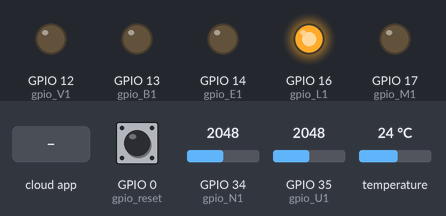
The sketch below on a simulated ESP32. Parts: output pins drawn as LEDs (lit = HIGH). The inputs (shaded band) are chosen by the test bench; at power-on: GPIO 0 (gpio_reset) HIGH, GPIO 34 (gpio_N1) = 2048, GPIO 35 (gpio_U1) = 2048, temperature 24 °C. WiFi joins after 1.5 s; servers stay silent unless stated.

Above: at 1.2 s.
1.3 s: the phone or cloud app sets Bomba to 1
At 1.46 s:
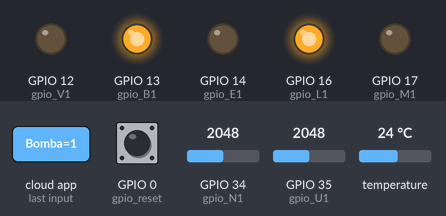
3.1 s: the phone or cloud app sets Lampada to 0
At 4.3 s:
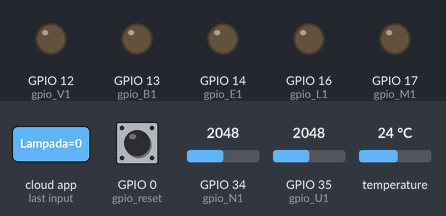
4.6 s: the phone or cloud app sets Ventilador to 1
At 5.3 s:
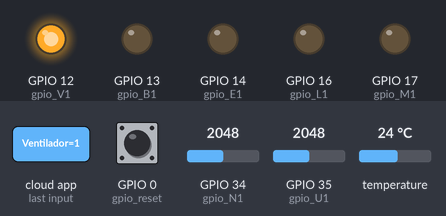
6.1 s: the phone or cloud app sets Exaustor to 1
At 6.6 s:
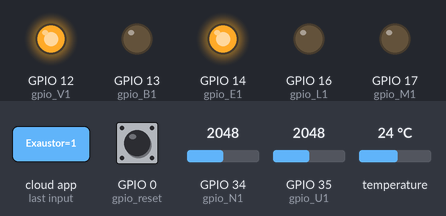
7.6 s: the phone or cloud app sets Manual to 1
At 8.3 s:
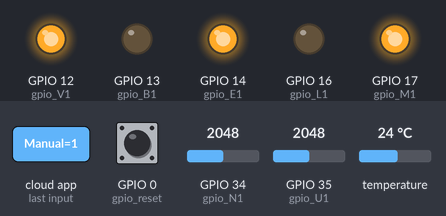
9.1 s: the phone or cloud app sets Lampada to 1
At 9.9 s:
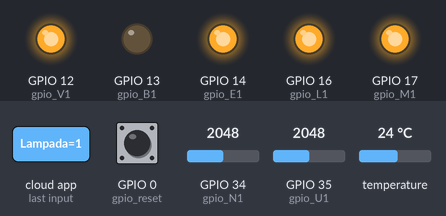
Timing chart, 0 to 11.6 s (numbered marks = the images above; inputs shaded):
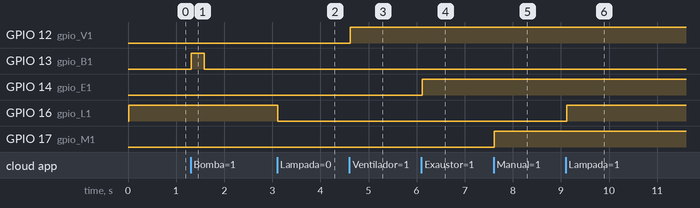

The sketch:

RainSoloFinalV2.ino
```cpp
//bibliotecas usadas
#include <OneWire.h>
#include <DallasTemperature.h>
#include "RMaker.h"
#include "WiFi.h"
#include "WiFiProv.h"
#include <esp_task_wdt.h>
#include <SimpleTimer.h>

//Define valores minimo
#define DEFAULT_TERMO 30
#define DEFAULT_ET1 5
#define DEFAULT_ET2 2


//Define Task
TaskHandle_t Task1;

//Nome e senha do bluetooth
const char *service_name = "Estufa";
const char *pop = "Tomatinho";

// Define pinos de cargas
uint8_t gpio_B1 = 13;
uint8_t gpio_V1 = 12;
uint8_t gpio_E1 = 14;
uint8_t gpio_L1 = 16;
uint8_t gpio_M1 = 17;

// Define pinos de Sensores
uint8_t gpio_U1 = 35;
uint8_t gpio_N1 = 34;
uint8_t gpio_T1 = 27;

uint8_t gpio_reset = 0;

//Estado das cargas
bool B_State = LOW;
bool V_State = LOW;
bool E_State = LOW;
bool M_State = LOW;
bool L_State = LOW;

//Flags de estados e variaveis
bool B_State2 = LOW;
bool V_State2 = LOW;
bool E_State2 = LOW;
bool M_State2 = LOW;
bool L_State2 = LOW;
bool Flag = LOW;
bool OffSet = LOW;

//Variaveis para valores de sensores
float TemperaturaV = 0.0;
float UmidadeV = 0.0;
float NivelV = 0.0;
float TemperaturaV2 = 0.0;
float UmidadeV2 = 0.0;
float NivelV2 = 0.0;

//Valores minimos e padrão de sensores
uint8_t NivMin = 90;
uint8_t UmiMin = 15;
uint8_t UmiMax = 70;
uint8_t TempMin = DEFAULT_TERMO;
uint8_t TempMax = DEFAULT_TERMO;

//Variaveis de tempo
uint16_t VT1 = 0;
uint16_t ET1 = 0;
uint16_t VTempo1 = DEFAULT_ET1;
uint16_t ET2 = 0;
uint16_t VTempo2 = DEFAULT_ET2;

//Inicia sensor de temperatura
OneWire oneWire(gpio_T1);
DallasTemperature sensor(&oneWire);
//Inicia simple timer
SimpleTimer Timer;

//Cria variaveis de Switch para cada botão
static Switch *BT1 = NULL;
static LightBulb *BT2 = NULL;
static Switch *BT3 = NULL;
static Switch *BT4 = NULL;
static Switch *BT5 = NULL;
static Device *BT6 = NULL;

//Cria variaveis de medidas para sensores
static TemperatureSensor Temperatura("Temperatura");
static TemperatureSensor Umidade("Umidade");
static TemperatureSensor Nivel("Nível");

//Função para conectar app ao ESP32
void sysProvEvent(arduino_event_t *sys_event) {
  switch (sys_event->event_id) {
    case ARDUINO_EVENT_PROV_START:
#if CONFIG_IDF_TARGET_ESP32
      Serial.printf("\nProvisioning Started with name \"%s\" and PoP \"%s\" on BLE\n", service_name, pop);
      printQR(service_name, pop, "ble");
#else
      Serial.printf("\nProvisioning Started with name \"%s\" and PoP \"%s\" on SoftAP\n", service_name, pop);
      printQR(service_name, pop, "softap");
#endif
      break;
    case ARDUINO_EVENT_WIFI_STA_CONNECTED:
      break;
  }
}

//Função para receber informação dos botões
void write_callback(Device *device, Param *param, const param_val_t val, void *priv_data, write_ctx_t *ctx) {
  const char *device_name = device->getDeviceName();
  const char *param_name = param->getParamName();

  if (strcmp(device_name, "Bomba") == 0) {
    if (strcmp(param_name, "Power") == 0) {
      B_State = val.val.b;
      (B_State == false) ? digitalWrite(gpio_B1, 0) : digitalWrite(gpio_B1, 1);
      param->updateAndReport(val);
    }
  } else if (strcmp(device_name, "Ventilador") == 0) {
    if (strcmp(param_name, "Power") == 0) {
      V_State = val.val.b;
      (V_State == false) ? digitalWrite(gpio_V1, 0) : digitalWrite(gpio_V1, 1);
      param->updateAndReport(val);
    }
  } else if (strcmp(device_name, "Exaustor") == 0) {
    if (strcmp(param_name, "Power") == 0) {
      E_State = val.val.b;
      (E_State == false) ? digitalWrite(gpio_E1, 0) : digitalWrite(gpio_E1, 1);
      param->updateAndReport(val);
    }
  } else if (strcmp(device_name, "Lampada") == 0) {
    if (strcmp(param_name, "Power") == 0) {
      L_State = val.val.b;
      (L_State == false) ? digitalWrite(gpio_L1, 0) : digitalWrite(gpio_L1, 1);
      param->updateAndReport(val);
    }
  } else if (strcmp(device_name, "Manual") == 0) {
    if (strcmp(param_name, "Power") == 0) {
      M_State = val.val.b;
      (M_State == false) ? digitalWrite(gpio_M1, 0) : digitalWrite(gpio_M1, 1);
      param->updateAndReport(val);
    }
  }
  else if (strcmp(device_name, "Termostato") == 0) {
    if (strcmp(param_name, "Temperatura Max") == 0) {
      int TMax = val.val.i;
      TempMax = TMax;
      param->updateAndReport(val);
      delay(50);
    } else if (strcmp(param_name, "Temperatura Min") == 0) {
      int TMin = val.val.i;
      TempMin = TMin;
      param->updateAndReport(val);
      delay(50);
    }
        if (strcmp(param_name, "Tempo para Ventilar") == 0) {
      int VTi1 = val.val.i;
      VTempo1 = VTi1;
      param->updateAndReport(val);
      delay(50);
    } else if (strcmp(param_name, "Ciclos de Ventilação") == 0) {
      int VTi2 = val.val.i;
      VTempo2 = VTi2;
      param->updateAndReport(val);
      delay(50);
    }
  }
}

//Inicia uma vez
void setup() {

  //Definir pinos, serial e inicio do sensor
  Serial.begin(115200);
  sensor.begin();
  sensor.setResolution(10);

  pinMode(gpio_B1, OUTPUT);
  pinMode(gpio_E1, OUTPUT);
  pinMode(gpio_V1, OUTPUT);
  pinMode(gpio_M1, OUTPUT);
  pinMode(gpio_L1, OUTPUT);

  pinMode(gpio_N1, INPUT);
  pinMode(gpio_T1, INPUT);
  pinMode(gpio_U1, INPUT);
  pinMode(gpio_reset, INPUT);

  //Desliga todas as saidas
  digitalWrite(gpio_B1, 0);
  digitalWrite(gpio_E1, 0);
  digitalWrite(gpio_V1, 0);
  digitalWrite(gpio_M1, 0);
  digitalWrite(gpio_L1, 0);

  //Cria um node para o aplicativo reconhecer
  Node my_node;
  my_node = RMaker.initNode("Estufa");

  //Cria novos Switchs para cada variavel de botão
  BT1 = new Switch("Bomba", &gpio_B1);
  BT2 = new LightBulb("Lampada", &gpio_L1);
  BT3 = new Switch("Ventilador", &gpio_V1);
  BT4 = new Switch("Exaustor", &gpio_E1);
  BT5 = new Switch("Manual", &gpio_M1);
  BT6 = new Device("Termostato", "esp.device.thermostat	", NULL);

  //Parametro de temperatura para termostato
  Param Temperature1("Temperatura Max", ESP_RMAKER_PARAM_RANGE, value(DEFAULT_TERMO), PROP_FLAG_READ | PROP_FLAG_WRITE);
  Temperature1.addUIType(ESP_RMAKER_UI_SLIDER);
  Temperature1.addBounds(value(0), value(40), value(1));
  BT6->addParam(Temperature1);
  Param Temperature2("Temperatura Min", ESP_RMAKER_PARAM_RANGE, value(DEFAULT_TERMO), PROP_FLAG_READ | PROP_FLAG_WRITE);
  Temperature2.addUIType(ESP_RMAKER_UI_SLIDER);
  Temperature2.addBounds(value(0), value(40), value(1));
  BT6->addParam(Temperature2);

  //Parametro de tempo e ciclo para termostato
  Param Tempo1("Tempo para Ventilar", ESP_RMAKER_PARAM_RANGE, value(DEFAULT_ET1), PROP_FLAG_READ | PROP_FLAG_WRITE);
  Tempo1.addUIType(ESP_RMAKER_UI_SLIDER);
  Tempo1.addBounds(value(1), value(45), value(1));
  BT6->addParam(Tempo1);
  Param Tempo2("Ciclos de Ventilação", ESP_RMAKER_PARAM_RANGE, value(DEFAULT_ET2), PROP_FLAG_READ | PROP_FLAG_WRITE);
  Tempo2.addUIType(ESP_RMAKER_UI_SLIDER);
  Tempo2.addBounds(value(1), value(10), value(1));
  BT6->addParam(Tempo2);

  //Utiliza uma função de write_callback para cada botão ao precionar
  BT1->addCb(write_callback);
  BT2->addCb(write_callback);
  BT3->addCb(write_callback);
  BT4->addCb(write_callback);
  BT5->addCb(write_callback);
  BT6->addCb(write_callback);

  //Adiciona os dispositivos no App
  my_node.addDevice(*BT1);
  my_node.addDevice(*BT2);
  my_node.addDevice(*BT3);
  my_node.addDevice(*BT4);
  my_node.addDevice(*BT5);
  my_node.addDevice(Temperatura);
  my_node.addDevice(Umidade);
  my_node.addDevice(Nivel);
  my_node.addDevice(*BT6);

  //Intervalo de 2000
  Timer.setInterval(2000);

  //Utilizar parametros para configurar fuso horario e inicia o Rain Maker
  RMaker.enableOTA(OTA_USING_PARAMS);
  RMaker.enableTZService();
  RMaker.enableSchedule();
  RMaker.enableScenes();
  RMaker.start();

  //WifiProv para conexão com a internet
  WiFi.onEvent(sysProvEvent);
#if CONFIG_IDF_TARGET_ESP32
  WiFiProv.beginProvision(WIFI_PROV_SCHEME_BLE, WIFI_PROV_SCHEME_HANDLER_FREE_BTDM, WIFI_PROV_SECURITY_1, pop, service_name);
#else
  WiFiProv.beginProvision(WIFI_PROV_SCHEME_SOFTAP, WIFI_PROV_SCHEME_HANDLER_NONE, WIFI_PROV_SECURITY_1, pop, service_name);
#endif

  //Desliga todas as cargas no App
  BT1->updateAndReportParam(ESP_RMAKER_DEF_POWER_NAME, false);
  BT2->updateAndReportParam(ESP_RMAKER_DEF_POWER_NAME, false);
  BT3->updateAndReportParam(ESP_RMAKER_DEF_POWER_NAME, false);
  BT4->updateAndReportParam(ESP_RMAKER_DEF_POWER_NAME, false);
  BT5->updateAndReportParam(ESP_RMAKER_DEF_POWER_NAME, false);

  //habilita segundo nucleo
  xTaskCreatePinnedToCore(Task1code, "Task1", 10000, NULL, 1, &Task1, 0);
}

//Loop Geral
void loop() {

  // Botão de boot para reiniciar configuraçoes do wifi ou ESP32
  if (digitalRead(gpio_reset) == LOW) {
    Serial.printf("Reset Button Pressed!\n");
    delay(100);
    int startTime = millis();
    while (digitalRead(gpio_reset) == LOW) delay(50);
    int endTime = millis();
    if ((endTime - startTime) > 10000) {
      Serial.printf("Reset to factory.\n");
      RMakerFactoryReset(2);
    } else if ((endTime - startTime) > 3000) {
      Serial.printf("Reset Wi-Fi.\n");
      RMakerWiFiReset(2);
    }
  }

  //Condição quando conectado a internet
  if (WiFi.status() != WL_CONNECTED) {
    digitalWrite(gpio_M1, 0);
    M_State = false;}

  else
    {
    if (Timer.isReady()) {
      Timer.reset();}
    }

  //Ativa o automatico com o modo manual desativado
  if (!M_State) {
    Auto();
  }

  //Zera quando modo manual ativo
  if (M_State) {
  if(VT1!=0||ET1!=0||ET2!=0){
  ET1 = 0;
  ET2 = 0;
  VT1 = 0;
  }
}

  delay(100); //Delay do loop

  //loop de leitura de sensores e modo automatico
  sensor.requestTemperatures();
  TemperaturaV = sensor.getTempCByIndex(0);  //Valor Temperatura

  if (((analogRead(gpio_U1)) <= 4095) && ((analogRead(gpio_U1)) >= 1800)) {
  UmidadeV = map(analogRead(gpio_U1), 4095, 1800, 0, 100);  //Valor Umidade
  }

  if (((analogRead(gpio_N1)) <= 4095) && ((analogRead(gpio_N1)) >= 0)) {
  NivelV = map(analogRead(gpio_N1), 0, 4095, 0, 100);  //Valor Nivel
  }

  //Programação de segurança da bomba
  if ((NivelV > NivMin) && (Flag)) {
    Flag = 0;
  }

  //Desliga bomba quando nivel baixo ou umidade alta
  if ((NivelV < NivMin) || (UmidadeV > UmiMax)) {
    digitalWrite(gpio_B1, 0);
    B_State = false;

    //Aviso de nivel de agua
    if ((!Flag) && (NivelV < NivMin)) {
      esp_rmaker_raise_alert("Nível d'agua baixo!\nNecessário reabastecer");
      Flag = 1;
      delay(50);
    }
  }
}

//Loop de envio de valor dos sensores e estado das cargas
void loop_2() {

  if (WiFi.status() == WL_CONNECTED) {

    //Envio de sensores
    if(((TemperaturaV-TemperaturaV2)>1.5)||((TemperaturaV-TemperaturaV2)<-1.5)){
    Temperatura.updateAndReportParam(ESP_RMAKER_DEF_TEMPERATURE_NAME, TemperaturaV);
    TemperaturaV2=TemperaturaV;
    delay(50);
    }

    if(((UmidadeV-UmidadeV2)>7.5)||((UmidadeV-UmidadeV2)<-7.5)){
    Umidade.updateAndReportParam(ESP_RMAKER_DEF_TEMPERATURE_NAME, UmidadeV);
    UmidadeV2=UmidadeV;
    delay(100);
    }

    if(((NivelV-NivelV2)>7.5)||((NivelV-NivelV2)<-7.5)){
    Nivel.updateAndReportParam(ESP_RMAKER_DEF_TEMPERATURE_NAME, NivelV);
    NivelV2=NivelV;
    delay(100);
    }

    //Envio de cargas
    if ((B_State) != (B_State2)) {
      BT1->updateAndReportParam(ESP_RMAKER_DEF_POWER_NAME, B_State);
      B_State2 = B_State;
      delay(50);
    }

    if ((L_State) != (L_State2)) {
      BT2->updateAndReportParam(ESP_RMAKER_DEF_POWER_NAME, L_State);
      L_State2 = L_State;
      delay(50);
    }
    if ((V_State) != (V_State2)) {
      BT3->updateAndReportParam(ESP_RMAKER_DEF_POWER_NAME, V_State);
      V_State2 = V_State;
      delay(50);
    }

    if ((E_State) != (E_State2)) {
      BT4->updateAndReportParam(ESP_RMAKER_DEF_POWER_NAME, E_State);
      E_State2 = E_State;
      delay(50);
    }

    if ((M_State) != (M_State2)) {
      BT5->updateAndReportParam(ESP_RMAKER_DEF_POWER_NAME, M_State);
      M_State2 = M_State;
      delay(50);
    }
  }
  delay(400);
}
```

Auxiliar.ino
```cpp
// Desabilita watchdog e cria void para segundo nucleo
void Task1code( void * pvParameters )
{
    esp_task_wdt_init(30, false);
    while(1)
    {
      loop_2 ();
    }
}

//Função de Controle automatico
void Auto() {

  //Inicio de ventilação por temperatura
  if (((TemperaturaV > TempMax) || (OffSet)) && (ET2!=0)) {
      Ciclo();
      OffSet = 1;
      if (ET1!=0){ET1 = 0;}
  }

  //Desliga de ventilação por tempo
  else if ((TemperaturaV < TempMin) && (OffSet)) {
    OffSet = 0;
    digitalWrite(gpio_V1, 0);
    V_State = false;
    digitalWrite(gpio_E1, 0);
    E_State = false;
    VT1 = 0;
  }

  //Inicio de ventilação por tempo
  if ((ET1<=(VTempo1*600)) && (!OffSet)){
  ET1++;
}
  else if ((ET1 > (VTempo1*600)) && (!OffSet)) {
      Ciclo();
      ET2++;
      if (ET2 > (VTempo2*600*2)) {
        ET1 = 0;
        ET2 = 0;
        VT1 = 0;
          digitalWrite(gpio_V1, 0);
          V_State = false;
          digitalWrite(gpio_E1, 0);
          E_State = false;
      }
    }

  //Caso sem conexão
  if (WiFi.status() != WL_CONNECTED) {

    digitalWrite(gpio_L1, 1);
    L_State = true;

    if ((UmidadeV < UmiMin) && (NivelV > NivMin)) {
      digitalWrite(gpio_B1, 1);
      B_State = true;
    }
  }
}

//Ciclo de Ventilação
void Ciclo(){
if (VT1 < 600) {
      digitalWrite(gpio_E1, 0);
      E_State = false;
      digitalWrite(gpio_V1, 1);
      V_State = true;
    }

    else if (VT1 > 600) {
      digitalWrite(gpio_V1, 0);
      V_State = false;
      digitalWrite(gpio_E1, 1);
      E_State = true;
    }

    else if (VT1 > 1200) {
      VT1 = 0;
    }
    VT1++;
  }
```

Measured:
- after the input at 1.3 s, GPIO 13 (gpio_B1): LOW → HIGH at once, → LOW 0.27 s later
- after the input at 3.1 s, GPIO 16 (gpio_L1): HIGH → LOW at once
- after the input at 4.6 s, GPIO 12 (gpio_V1): LOW → HIGH at once
- after the input at 6.1 s, GPIO 14 (gpio_E1): LOW → HIGH at once
- after the input at 7.6 s, GPIO 17 (gpio_M1): LOW → HIGH at once
- after the input at 9.1 s, GPIO 16 (gpio_L1): LOW → HIGH at once
